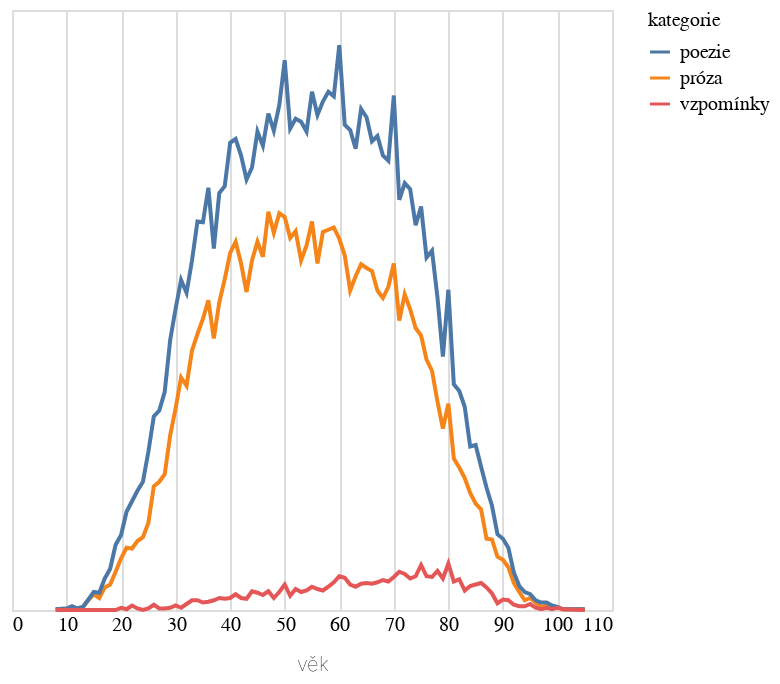

The cell this chart's notebook holds for it:
### Code cell
do_grafu2 = do_grafu.filter(pl.col("rok").is_between(1995,2025)).group_by(["vek","kategorie"]).len().rename({"len":"počet","vek":"věk"})
print(len(do_grafu.filter(pl.col("rok").is_between(1995,2025))))

alt.Chart(do_grafu2.to_pandas()).mark_line().encode(
    alt.X('věk:Q').axis(domain=False, tickSize=0),
    alt.Y('počet:Q').stack('zero').axis(None),
    alt.Color('kategorie:N')
)

### Figure 1 — Vega-Lite specification as saved in the notebook (floating-point values rounded to 4 significant figures; data arrays with more than 128 entries replaced by an {"elided": "..."} marker saying what was removed)
{"config": {"title": {"font": "Noticia Text", "fontSize": 14, "anchor": "start", "fontWeight": "bolder", "subtitleFont": "Noticia Text", "subtitleLineHeight": 18, "subtitleFontSize": 12, "subtitleFontWeight": "normal", "subtitlePadding": 10, "dy": -12}, "axis": {"labelFont": "Asap", "titleFont": "Asap", "fontWeight": "lighter", "titleFontWeight": "lighter", "labelFontSize": 10, "titleFontSize": 10, "labelPadding": 2, "titlePadding": 10}, "legend": {"labelFont": "Asap", "labelFontWeight": "normal", "titleFont": "Asap", "titleFontWeight": "normal", "labelFontSize": 10, "titleFontSize": 10}}, "data": {"name": "data-bc1e4efb8ea19623eeec00cb6dfc1665"}, "mark": {"type": "line"}, "encoding": {"color": {"field": "kategorie", "type": "nominal"}, "x": {"axis": {"domain": false, "tickSize": 0}, "field": "věk", "type": "quantitative"}, "y": {"axis": null, "field": "počet", "stack": "zero", "type": "quantitative"}}, "$schema": "https://vega.github.io/schema/vega-lite/v5.8.0.json", "datasets": {"data-bc1e4efb8ea19623eeec00cb6dfc1665": {"elided": "261 records"}}}
